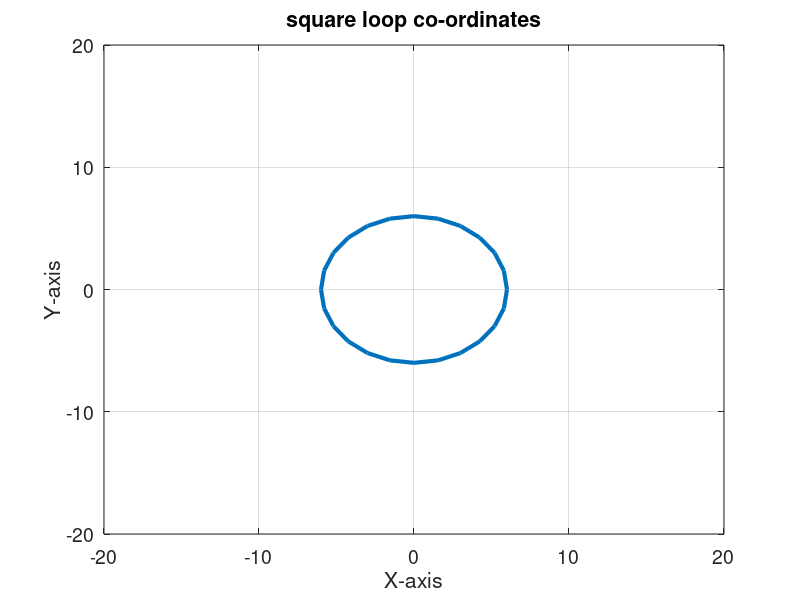
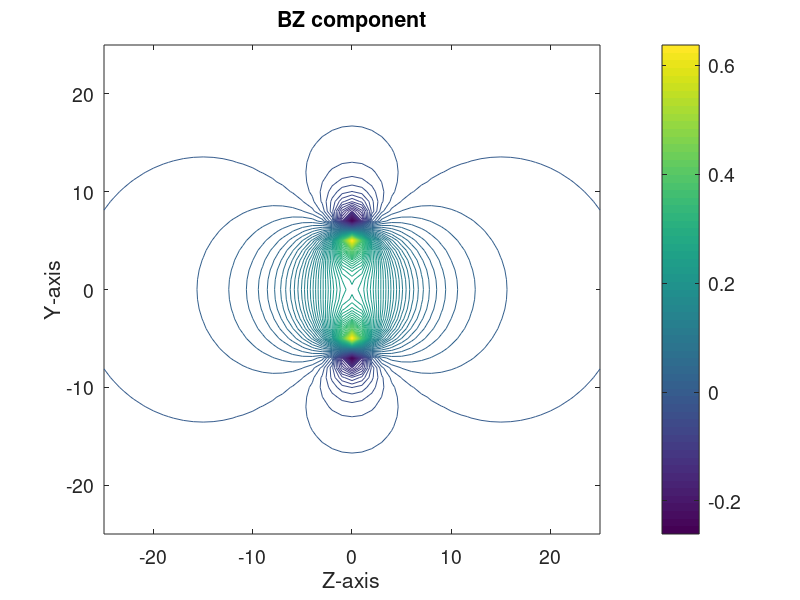
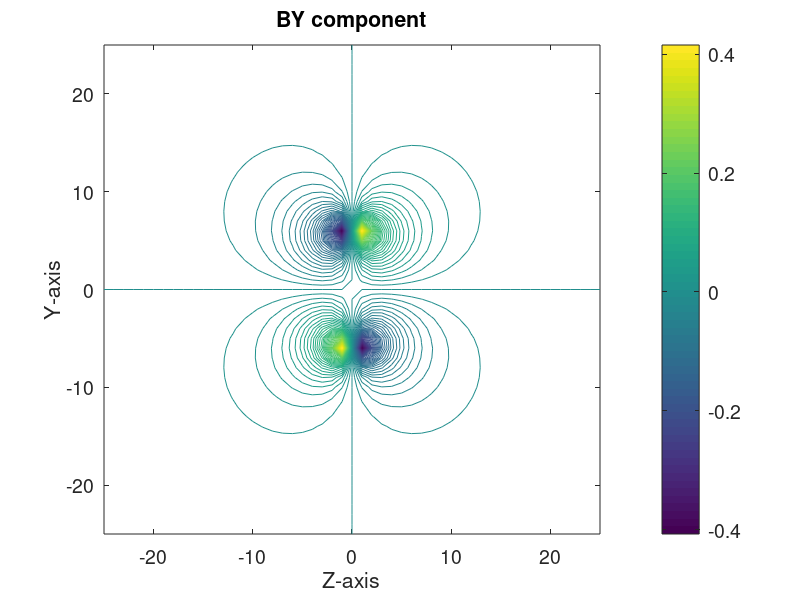
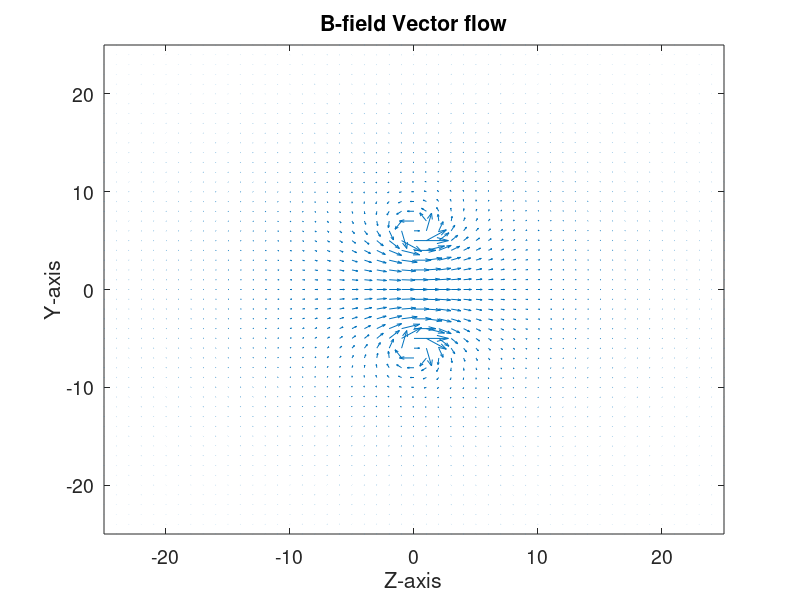

Recreate these plots in MATLAB, in order.
%-------------------------------------------------------------------------%
%-------Cicular Coil Magnetic Field Simulation--------------------------%
%-------------------------------------------------------------------------%

clc
close all
clear all

%-------------------------------------------------------------------------%
%---Coil is in the X-Y plane and Magnetic Field is Evaluated -------------%
%-------------at every point in the Y-Z plane(X=0)------------------------%
%-------------------------------------------------------------------------%
Nz=51;  % No. of grids in Z-axis
Ny=51;  % No. of grids in Y-axis
Nx=51;  % No. of grids in X-axis
N=25;   % No of grids in the coil (X-Y plane)
Ra=6;    % Radius of the coil in the X-Y plane
I=3;    % current in the coil
u0=1;   % for simplicity, u0 is taken as 1 (permitivity)
phi=-pi/2:2*pi/(N-1):3*pi/2; % For describing a circle (coil)

Xc=Ra*cos(phi); % X-coordinates of the coil
Yc=Ra*sin(phi); % Y-coordinates of the coil

yp =-25:1:25; % Y-coordinates of the plane 
zp =-25:1:25;% Z-coordinates of the plane 

Y(1:Ny,1:Nz)=0; % This array is for 1-d to 2-d conversion of coordinates

Z(1:Ny,1:Nz)=0;

for i=1:Ny
    Y(i,:)=yp(i); % all y-coordinates value in 2-d form
end
for i=1:Nz
    Z(:,i)=zp(i);% all z-coordinates value in 2-d form
end

%-------------------------------------------------------------------------
%-variable "a" in for loop is along Y and variable "b" is along Z-axis----
%-------------------------------------------------------------------------


for a=1:Ny  
for b=1:Nz
    
%-------------------------------------------------------------------------    
% calculate R-vector from the coil(X-Y plane)to Y-Z plane where we are 
% interested to find the magnetic field and also the dl-vector along the
% coil where current is flowing
% (note that R is the position vector pointing from coil (X-Y plane) to
% the point where we need the magnetic field (in this case Y-Z plane).)
% dl is the current element vector which will make up the coil------------
%-------------------------------------------------------------------------

for i=1:N-1
Rx(i)=-0.5*(Xc(i)+Xc(i+1));
Ry(i)=(Y(a,b)-(0.5*(Yc(i)+Yc(i+1))));
Rz(i)=Z(a,b);
dlx(i)=Xc(i+1)-Xc(i);
dly(i)=Yc(i+1)-Yc(i);
end
Rx(N)=-0.5*(Xc(N)+Xc(1));
Ry(N)=(Y(a,b)-(0.5*(Yc(N)+Yc(1))));
Rz(N)=Z(a,b);
dlx(N)=-Xc(N)+Xc(1);
dly(N)=-Yc(N)+Yc(1);

%--------------------------------------------------------------------------
% for all the elements along coil, calculate dl cross R -------------------
% dl cross R is the curl of vector dl and R--------------------------------
% XCross is X-component of the curl of dl and R, similarly I get Y and Z- 
%--------------------------------------------------------------------------

for i=1:N
Xcross(i)=dly(i).*Rz(i);
Ycross(i)=-dlx(i).*Rz(i);
Zcross(i)=(dlx(i).*Ry(i))-(dly(i).*Rx(i));
R(i)=sqrt(Rx(i).^2+Ry(i).^2+Rz(i).^2);
end

%-------------------------------------------------------------------------
% this will be the biot savarts law equation------------------------------
%--------------------------------------------------------------------------

Bx1=(I*u0./(4*pi*(R.^3))).*Xcross;
By1=(I*u0./(4*pi*(R.^3))).*Ycross;
Bz1=(I*u0./(4*pi*(R.^3))).*Zcross;
%--------------------------------------------------------------------------
% now we have  magnetic field from all current elements in the form of an
% array named Bx1,By1,Bz1, now its time to add them up to get total
% magnetic field 
%-------------------------------------------------------------------------

BX(a,b)=0;       % Initialize sum magnetic field to be zero first
BY(a,b)=0;
BZ(a,b)=0;

%--------------------------------------------------------------------------
% here we add all magnetic field from different current elements which 
% make up the coil
%--------------------------------------------------------------------------

for i=1:N   % loop over all current elements along coil    
    BX(a,b)=BX(a,b)+Bx1(i);
    BY(a,b)=BY(a,b)+By1(i);
    BZ(a,b)=BZ(a,b)+Bz1(i);
end

%-------------------------------------------------------------------------

end
end

%------------------------------------------------------------------------
%---BX is a null field and only BY and BZ are color mapped...............
%--------------------------------------------------------------------------

figure(1)
plot(Xc,Yc,'linewidth',3)
axis([-20 20 -20 20])
xlabel('X-axis','fontsize',14)
ylabel('Y-axis','fontsize',14)
title('square loop co-ordinates','fontsize',14)
h=gca; 
get(h,'FontSize') 
set(h,'FontSize',14)
h = get(gca, 'ylabel');
fh = figure(1); 
set(fh, 'color', 'white'); 
grid on

figure(2)
lim1=min(min(BZ));
lim2=max(max(BZ));
steps=(lim2-lim1)/100;
contour(zp,yp,BZ,lim1:steps:lim2)
axis([-25 25 -25 25])
xlabel('Z-axis','fontsize',14)
ylabel('Y-axis','fontsize',14)
title('BZ component','fontsize',14)
colorbar('location','eastoutside','fontsize',14);
h=gca; 
get(h,'FontSize') 
set(h,'FontSize',14)
h = get(gca, 'ylabel');
fh = figure(2); 
set(fh, 'color', 'white'); 


figure(3)
lim1=min(min(BY));
lim2=max(max(BY));
steps=(lim2-lim1)/100;
contour(zp,yp,BY,lim1:steps:lim2)
axis([-25 25 -25 25])
xlabel('Z-axis','fontsize',14)
ylabel('Y-axis','fontsize',14)
title('BY component','fontsize',14)
colorbar('location','eastoutside','fontsize',14);
h=gca; 
get(h,'FontSize') 
set(h,'FontSize',14)
h = get(gca, 'ylabel');
fh = figure(3); 
set(fh, 'color', 'white'); 


figure(4)
quiver(zp,yp,BZ,BY,2)
axis([-25 25 -25 25])
xlabel('Z-axis','fontsize',14)
ylabel('Y-axis','fontsize',14)
title('B-field Vector flow','fontsize',14)
h=gca; 
get(h,'FontSize') 
set(h,'FontSize',14)
h = get(gca, 'ylabel');
fh = figure(4); 
set(fh, 'color', 'white'); 

%--------------------------------------------------------------------------